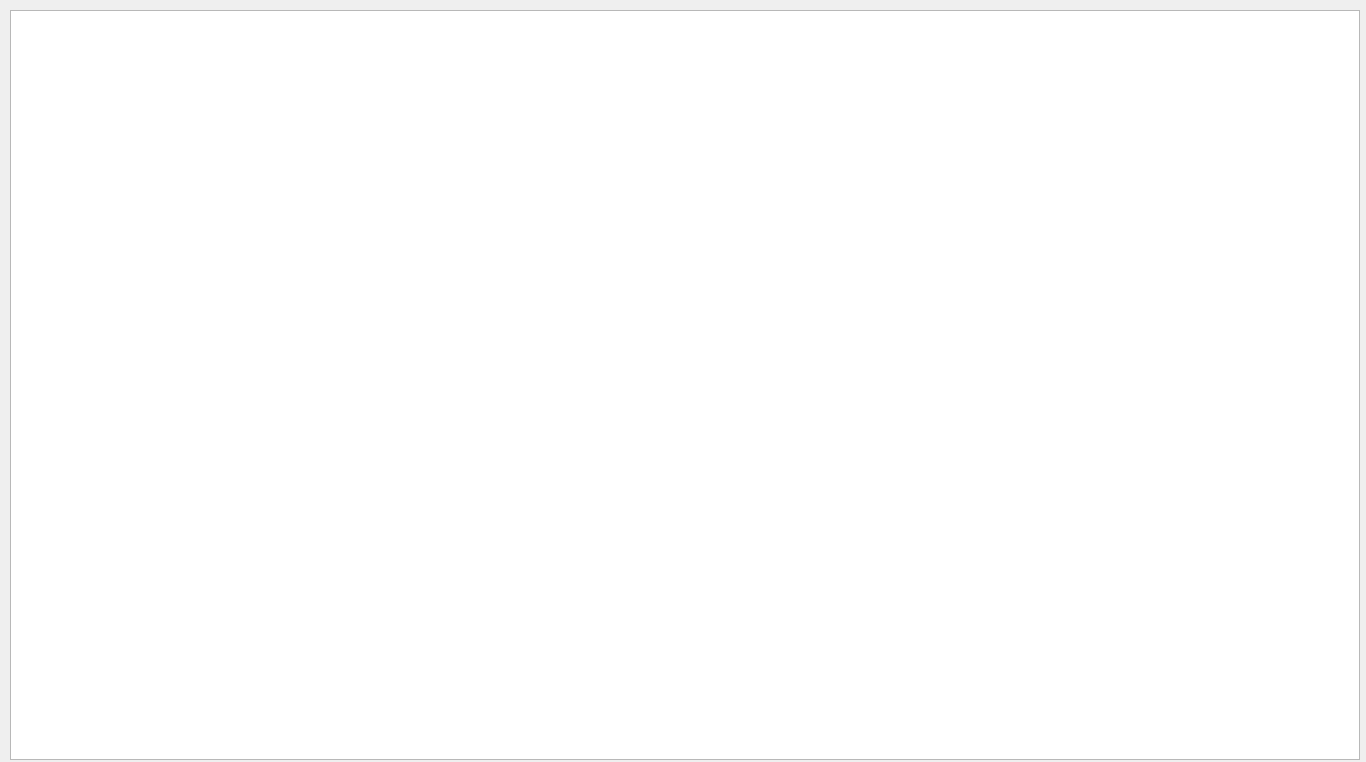
<?xml version="1.0" encoding="UTF-8"?>
<ui version="4.0">
 <class>Dialog</class>
 <widget class="QDialog" name="Dialog">
  <property name="geometry">
   <rect>
    <x>0</x>
    <y>0</y>
    <width>1366</width>
    <height>762</height>
   </rect>
  </property>
  <property name="windowTitle">
   <string>Y TRAİN</string>
  </property>
  <widget class="QTableWidget" name="table_y_train">
   <property name="geometry">
    <rect>
     <x>10</x>
     <y>10</y>
     <width>1350</width>
     <height>750</height>
    </rect>
   </property>
  </widget>
 </widget>
 <resources/>
 <connections/>
</ui>
